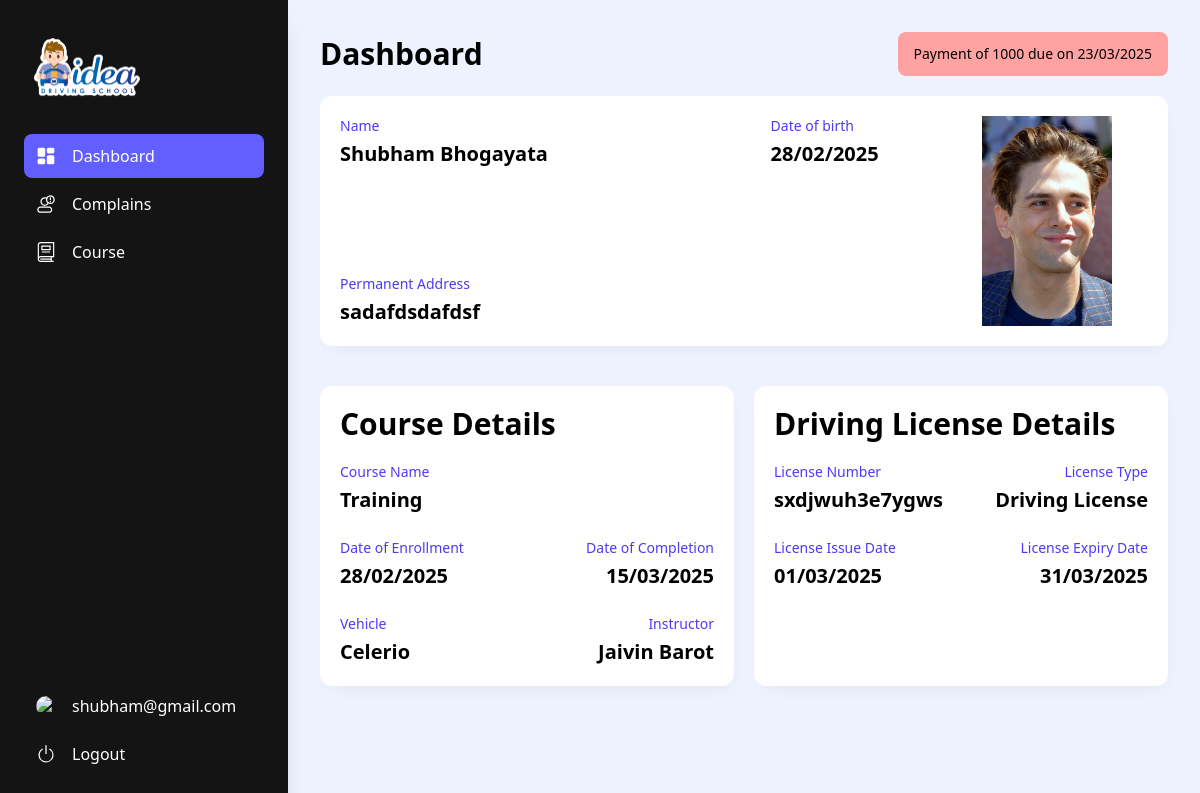
The app's page /student/ (signed in) with its own data.
### AdminPanel/models.py (models this page shows, shortened)
class Student(models.Model):
    user = models.OneToOneField(UserProfile, on_delete=models.CASCADE)
    applicationNo = models.CharField(max_length=10)
    dob = models.DateField()
    address = models.TextField()
    gender = models.CharField(max_length=10)
    cource = models.ForeignKey(Cource, on_delete=models.CASCADE)
    instructor = models.ForeignKey(Instructor, on_delete=models.CASCADE)
    slot = models.ForeignKey(Slot, on_delete=models.CASCADE,null=True,blank=True,related_name='slot')
    Branch = models.ForeignKey(Branch, on_delete=models.CASCADE,null=True)
    courceEnrollDate = models.DateField(null=True,blank=True)
    courceEndDate = models.DateField(null=True,blank=True)
    courceStatus = models.BooleanField(default=False)
    amountPaid = models.IntegerField(null=True,blank=True,default=0)
    amountPending = models.IntegerField(null=True,blank=True,default=0)
    paymentDueDate = models.DateField(null=True,blank=True)

class Cource(models.Model):
    courceName = models.CharField(max_length=50)
    courceDescription = models.TextField(null=True,blank=True)
    courceDuration = models.IntegerField()
    courceFee = models.IntegerField()
    courceInstructor = models.ForeignKey(Instructor, on_delete=models.CASCADE)
    Branch = models.ForeignKey(Branch, on_delete=models.CASCADE,null=True)

class Vehicle(models.Model):
    vehicleName = models.CharField(max_length=50,blank=True,null=True)
    vehicleType = models.CharField(max_length=50,blank=True,null=True)
    vehicleNo = models.CharField(max_length=20,unique=True)
    insuranceValidity = models.DateField()
    pollutionValidity = models.DateField()
    fitnessValidity = models.DateField()

class DLInfo(models.Model):
    choises = (
        ('Learning License', 'Learning License'),
        ('Driving License', 'Driving License'),
    )
    dlNo = models.CharField(max_length=20)
    dlIssueDate = models.DateField()
    dlExpiry = models.DateField()
    dlType = models.CharField(max_length=20,choices=choises,blank=True,null=True)
    dlUser = models.OneToOneField(UserProfile, on_delete=models.CASCADE)

### Student/views.py (the view)
# urls.py: path('', views.index, name='index/'),
def index(request):
    student = Student.objects.get(user__user=request.user)
    dlinfo = DLInfo.objects.get(dlUser = student.user)
    studentData = {
                "id":student.id,
                "name":student.user.user.first_name,
                "DOB":student.dob.strftime('%d/%m/%Y') if student.courceEnrollDate else '',
                "address":student.address,
                "Profilepic":student.user.profilePic.url if student.user.profilePic else '',
                "course":student.cource.courceName,
                "enrollmentDate":student.courceEnrollDate.strftime('%d/%m/%Y') if student.courceEnrollDate else '',
                "completionDate":student.courceEndDate.strftime('%d/%m/%Y') if student.courceEnrollDate else '',
                "vehicle":student.cource.courceInstructor.instructorVehicle.vehicleName,
                "instructor":student.instructor.user.user.first_name,
                "dueamount":student.amountPending if student.amountPending > 0 else None,
                "dueDate":student.paymentDueDate.strftime('%d/%m/%Y') if student.paymentDueDate else '',
                "phone":student.user.phoneNo,
                "DlNo":dlinfo.dlNo,
                "DlIssueDate":dlinfo.dlIssueDate.strftime('%d/%m/%Y') if student.paymentDueDate else '',
                "DlExpiry":dlinfo.dlExpiry.strftime('%d/%m/%Y') if student.paymentDueDate else '',
                "DlType":dlinfo.dlType
            }
    return render(request, 'student/index.html',context=studentData)

### templates/student/index.html (shortened to what this page needs)
<!DOCTYPE html>
<html lang="en">
<head>
     <script src="https://unpkg.com/@tailwindcss/browser@4"></script>
     <link href="https://unpkg.com/gridjs/dist/theme/mermaid.min.css" rel="stylesheet" />
</head>
<body>
     <section class="flex min-h-screen h-full bg-indigo-50">
          <div
               class="fixed top-0 left-0 flex flex-col bg-clip-border bg-[#141414] text-white min-h-screen h-screen min-w-[18rem] w-full max-w-[18rem] p-4 shadow-xl shadow-blue-gray-900/5 z-10">
               <div class="mb-2 p-4">
                    <img src="../static/images/IDEA-LOGO.png" class="w-[110px] h-[70px] object-contain" alt="logo">
               </div>
               <nav class="flex flex-col justify-between p-2 font-sans text-base font-normal text-white h-full">
                    <div class="flex flex-col gap-1">
                         <a href="/student/">
                              <div role="button" tabindex="0"
                                   class="flex items-center w-full p-3 rounded-lg text-start leading-tight transition-all hover:bg-indigo-500 hover:bg-opacity-80 hover:text-white outline-none cursor-pointer">
                                   <div class="grid place-items-center mr-4">
                                        <svg fill="currentColor" class="w-5 h-5" viewBox="0 0 24 24">
                                             <rect x="2" y="2" width="9" height="11" rx="2"></rect>
                                             <rect x="13" y="2" width="9" height="7" rx="2"></rect>
                                             <rect x="2" y="15" width="9" height="7" rx="2"></rect>
                                             <rect x="13" y="11" width="9" height="11" rx="2"></rect>
                                        </svg>
                                   </div>
                                   Dashboard
                              </div>
                         </a>
                         <a href="/student/manage-complain/">
                              <div role="button" tabindex="0"
                                   class="flex items-center w-full p-3 rounded-lg text-start leading-tight transition-all hover:bg-indigo-500 hover:bg-opacity-80 hover:text-white outline-none cursor-pointer">
                                   <div class="grid place-items-center mr-4">
                                   </div>
                                   Complains
                              </div>
                         </a>
                         <a href="/student/manage-course/">
                              <div role="button" tabindex="0"
                                   class="flex items-center w-full p-3 rounded-lg text-start leading-tight transition-all hover:bg-indigo-500 hover:bg-opacity-80 hover:text-white outline-none cursor-pointer">
                                   <div class="grid place-items-center mr-4">
                                   </div>
                                   Course
                              </div>
                         </a>
                    </div>
                    <div class="flex flex-col gap-1">
                         {% if user.is_authenticated %}
                         <div role="button" tabindex="0"
                              class="flex items-center w-full p-3 rounded-lg text-start leading-tight transition-all hover:bg-indigo-500 hover:bg-opacity-80 hover:text-white outline-none cursor-pointer">
                              <div class="grid place-items-center mr-4">
                                   {% if profilepic != '' %}
                                   <img src="{{ profilepic }}" class="w-5 h-5 rounded-full" alt="Profile Picture">
                                   {%endif%}
                              </div>
                              {{ user.username }}
                         </div>
                         <a href="/signout/">
                              <div role="button" tabindex="0"
                                   class="flex items-center w-full p-3 rounded-lg text-start leading-tight transition-all hover:bg-indigo-500 hover:bg-opacity-80 hover:text-white outline-none cursor-pointer">
                                   <div class="grid place-items-center mr-4">
                                        <svg fill="currentColor" class="w-5 h-5" viewBox="0 0 16 16">
                                             <path d="M7.5 1v7h1V1z" />
                                             <path
                                                  d="M3 8.812a5 5 0 0 1 2.578-4.375l-.485-.874A6 6 0 1 0 11 3.616l-.501.865A5 5 0 1 1 3 8.812" />
                                        </svg>
                                   </div>
                                   Logout
                              </div>
                         </a>
                         {% endif %}
                    </div>
               </nav>
          </div>
          <div class="p-8 w-[calc(100vw-18rem)] ml-[18rem]">
               <div class="w-full flex items-center justify-between">
                    <h1 class="text-3xl font-bold">Dashboard</h1>
                    {% if dueamount %}
                    <div class="flex items-center gap-3 bg-red-300 rounded-lg p-3 px-4">
                         <p class="text-sm font-medium">Payment of {{ dueamount }} due on {{dueDate}}</p>
                    </div>
                    {% endif%}
               </div>
               <div
                    class="h-[250px] my-5 flex items-start justify-between gap-5 bg-white p-5 rounded-xl shadow-[3px_8px_20px_-10px_#00000015]">
                    <div class="w-2/3 h-full flex flex-col gap-8 justify-between rounded-lg overflow-hidden">
                         <div class="w-full flex items-center justify-between">
                              <div class="flex flex-col gap-1">
                                   <span class="text-sm text-indigo-600">Name</span>
                                   <p class="text-xl font-semibold">{{name}}</p>
                              </div>
                              <div class="flex flex-col gap-1">
                                   <span class="text-sm text-indigo-600">Date of birth</span>
                                   <p class="text-xl font-semibold">{{DOB}}</p>
                              </div>
                         </div>
                         <div class="w-full">
                              <div class="flex flex-col gap-1">
                                   <span class="text-sm text-indigo-600">Permanent Address</span>
                                   <p class="text-xl font-semibold">{{address}}</p>
                              </div>
                         </div>
                    </div>
                    <div class="w-1/4 h-full rounded-lg overflow-hidden">
                         <img src="{{Profilepic}}" alt="profile pic" class="w-full h-full object-contain">
                    </div>
               </div>
               <div class="grid grid-cols-2 gap-5">
                    <div
                         class="w-full my-5 flex flex-col items-start justify-between gap-5 bg-white p-5 rounded-xl shadow-[3px_8px_20px_-10px_#00000015]">
                         <div>
                              <p class="text-3xl font-semibold">Course Details</p>
                         </div>
                         <div class="w-full flex flex-col gap-6">
                              <div class="flex flex-col gap-1">
                                   <span class="text-sm text-indigo-600">Course Name</span>
                                   <p class="text-xl font-semibold">{{course}}</p>
                              </div>
                              <div class="w-full flex items-center justify-between">
                                   <div class="flex flex-col gap-1">
                                        <span class="text-sm text-indigo-600">Date of Enrollment</span>
                                        <p class="text-xl font-semibold">{{enrollmentDate}}</p>
                                   </div>
                                   <div class="flex flex-col gap-1 text-right">
                                        <span class="text-sm text-indigo-600">Date of Completion</span>
                                        <p class="text-xl font-semibold">{{completionDate}}</p>
                                   </div>
                              </div>
                              <div class="w-full flex items-center justify-between">
                                   <div class="flex flex-col gap-1">
                                        <span class="text-sm text-indigo-600">Vehicle</span>
                                        <p class="text-xl font-semibold">{{vehicle}}</p>
                                   </div>
                                   <div class="flex flex-col gap-1 text-right">
                                        <span class="text-sm text-indigo-600">Instructor</span>
                                        <p class="text-xl font-semibold">{{instructor}}</p>
                                   </div>
                              </div>
                         </div>
                    </div>
                    <div
                         class="w-full my-5 flex flex-col items-start gap-5 bg-white p-5 rounded-xl shadow-[3px_8px_20px_-10px_#00000015]">
                         <div>
                              <p class="text-3xl font-semibold">Driving License Details</p>
                         </div>
                         <div class="w-full flex flex-col gap-6">
                              <div class="w-full flex items-center justify-between">
                                   <div class="flex flex-col gap-1">
                                        <span class="text-sm text-indigo-600">License Number</span>
                                        <p class="text-xl font-semibold">{{DlNo}}</p>
                                   </div>
                                   <div class="flex flex-col gap-1 text-right">
                                        <span class="text-sm text-indigo-600">License Type</span>
                                        <p class="text-xl font-semibold">{{DlType}}</p>
                                   </div>
                              </div>
                              <div class="w-full flex items-center justify-between">
                                   <div class="flex flex-col gap-1">
                                        <span class="text-sm text-indigo-600">License Issue Date</span>
                                        <p class="text-xl font-semibold">{{DlIssueDate}}</p>
                                   </div>
                                   <div class="flex flex-col gap-1 text-right">
                                        <span class="text-sm text-indigo-600">License Expiry Date</span>
                                        <p class="text-xl font-semibold">{{DlExpiry}}</p>
                                   </div>
                              </div>
                         </div>
                    </div>
               </div>
          </div>
     </section>
</body>
</html>

### records on screen
Student: address "sadafdsdafdsf"
Cource: courceName "Training"
Vehicle: vehicleName "Celerio"
DLInfo: dlNo "sxdjwuh3e7ygws", dlType "Driving License"

### other values on screen
{{ user.username }} "shubham@gmail.com"
{{ dueamount }} "1000"
{{ dueDate }} "23/03/2025"
{{ name }} "Shubham Bhogayata"
{{ DOB }} "28/02/2025"
{{ enrollmentDate }} "28/02/2025"
{{ completionDate }} "15/03/2025"
{{ instructor }} "Jaivin Barot"
{{ DlIssueDate }} "01/03/2025"
{{ DlExpiry }} "31/03/2025"
